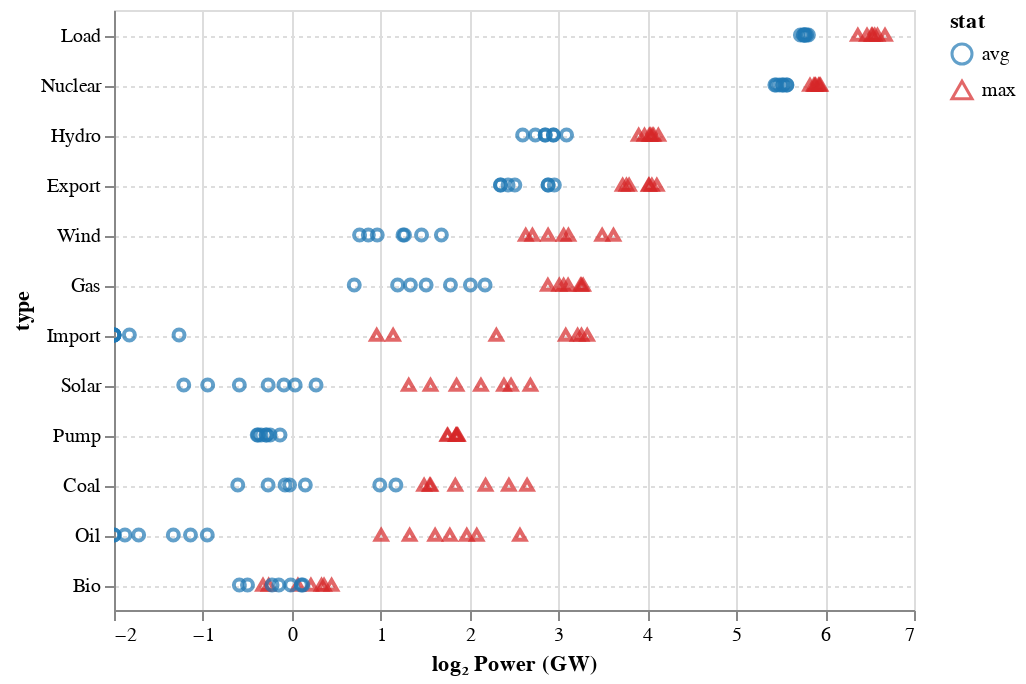

Notebook code for this chart:
### Markdown cell above
### Plot all years

a bit confusing when the coloring function of years is not added

### Code cell
alt.Chart(stats_yl).mark_point().encode(
    x=alt.X('log2', 
        scale = alt.Scale(
            domain=(-2,7),
            clamp=True # nice for interactive charts. otherwise, clip=True may be better
        ),
        axis=alt.Axis(title='log₂ Power (GW)')
    ),
    y=alt.Y('type', sort=sorted_types),
    color=alt.Color('stat',
        scale=color_scale
    ),
    shape=alt.Shape(
        'stat', 
        scale=shape_scale
    ),
    #size='year:O', # interesting, but looks messy
    tooltip=['year', 'value']
).configure_axisY(
    grid=True,
    gridDash=(2,2)
).interactive()

### Figure 1 — Vega-Lite specification as saved in the notebook (floating-point values rounded to 4 significant figures; data arrays with more than 128 entries replaced by an {"elided": "..."} marker saying what was removed)
{"$schema": "https://vega.github.io/schema/vega-lite/v3.4.0.json", "config": {"axisY": {"grid": true, "gridDash": [2, 2]}, "mark": {"tooltip": null}, "view": {"height": 300, "width": 400}}, "data": {"name": "data-7a831517b55962d7905f31c6a5f73b7f"}, "datasets": {"data-7a831517b55962d7905f31c6a5f73b7f": {"elided": "168 records"}}, "encoding": {"color": {"field": "stat", "scale": {"domain": ["avg", "max"], "range": ["#1f77b4", "#d62728"]}, "type": "nominal"}, "shape": {"field": "stat", "scale": {"domain": ["avg", "max"], "range": ["circle", "triangle-up"]}, "type": "nominal"}, "tooltip": [{"field": "year", "type": "quantitative"}, {"field": "value", "type": "quantitative"}], "x": {"axis": {"title": "log₂ Power (GW)"}, "field": "log2", "scale": {"clamp": true, "domain": [-2, 7]}, "type": "quantitative"}, "y": {"field": "type", "sort": ["Load", "Nuclear", "Hydro", "Export", "Wind", "Gas", "Import", "Solar", "Pump", "Coal", "Oil", "Bio"], "type": "nominal"}}, "mark": "point", "selection": {"selector002": {"bind": "scales", "encodings": ["x", "y"], "type": "interval"}}}
